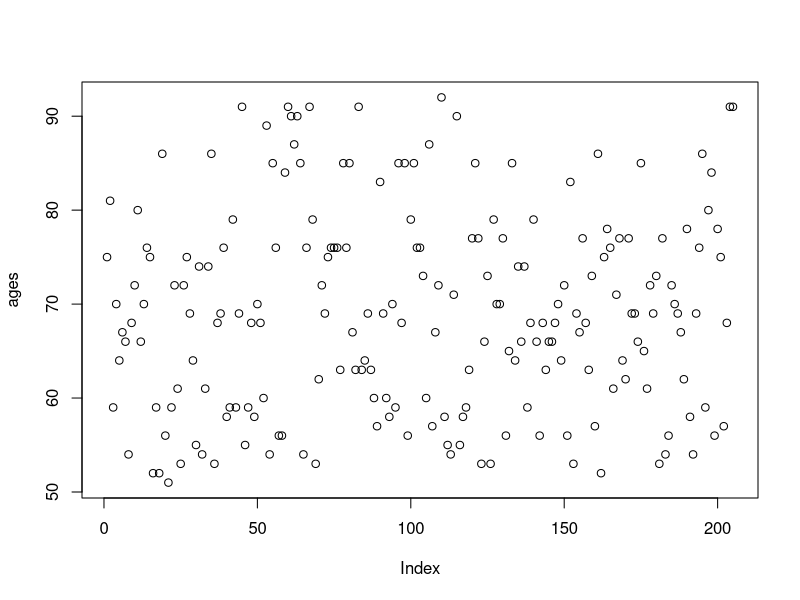
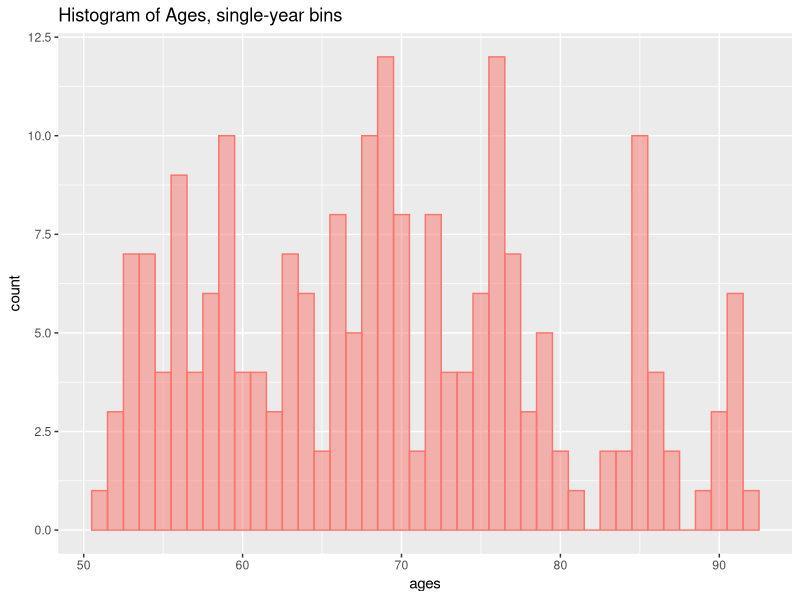
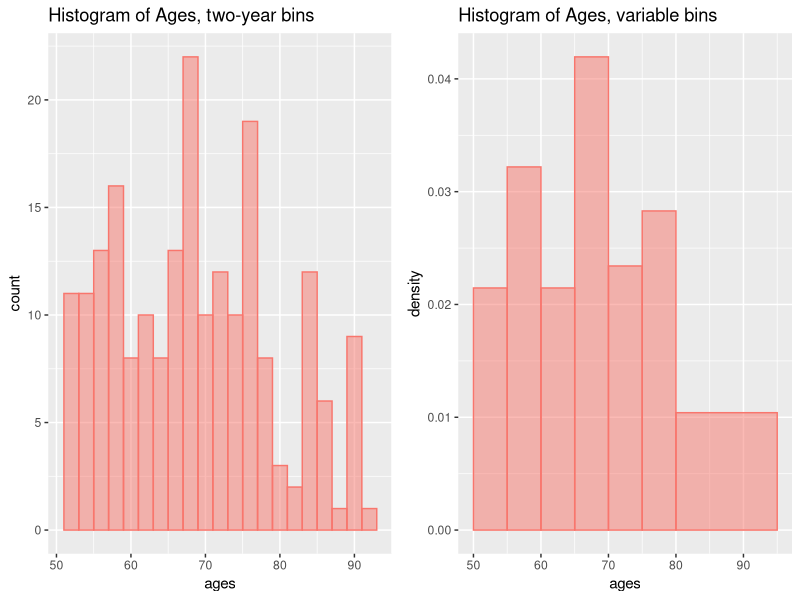
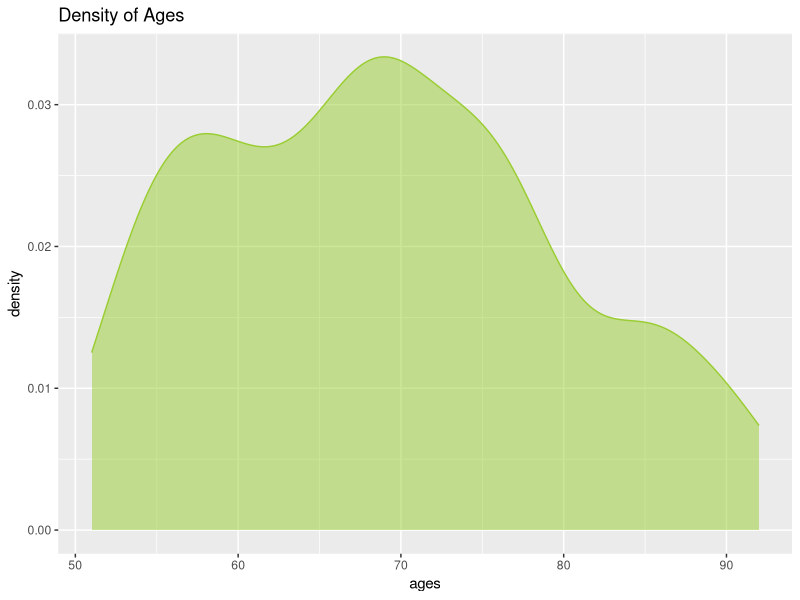
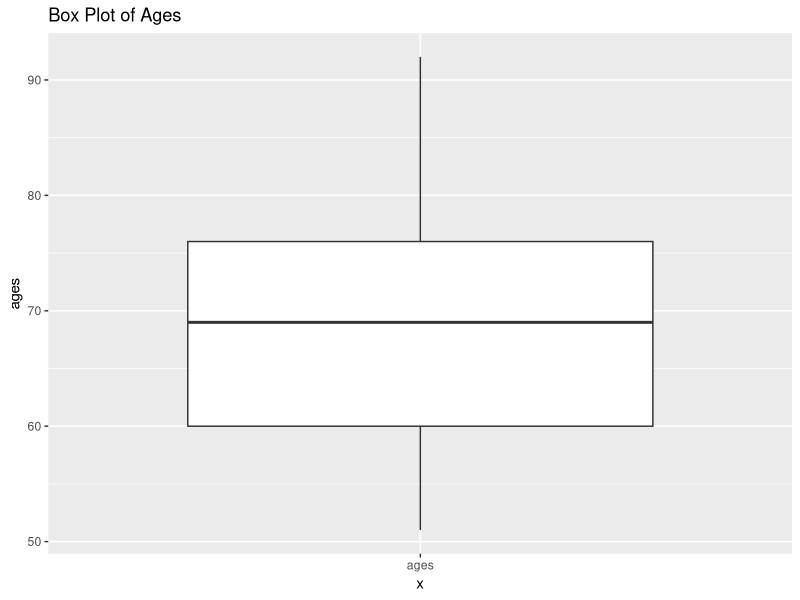
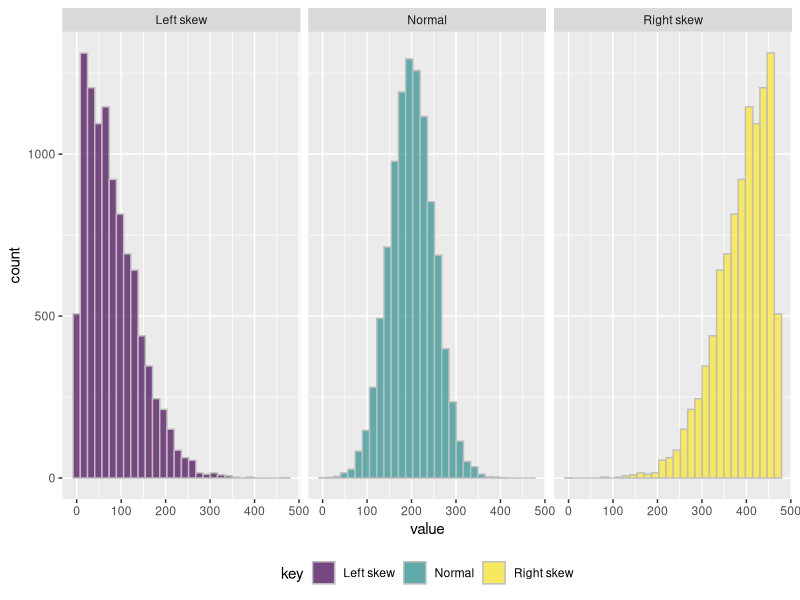
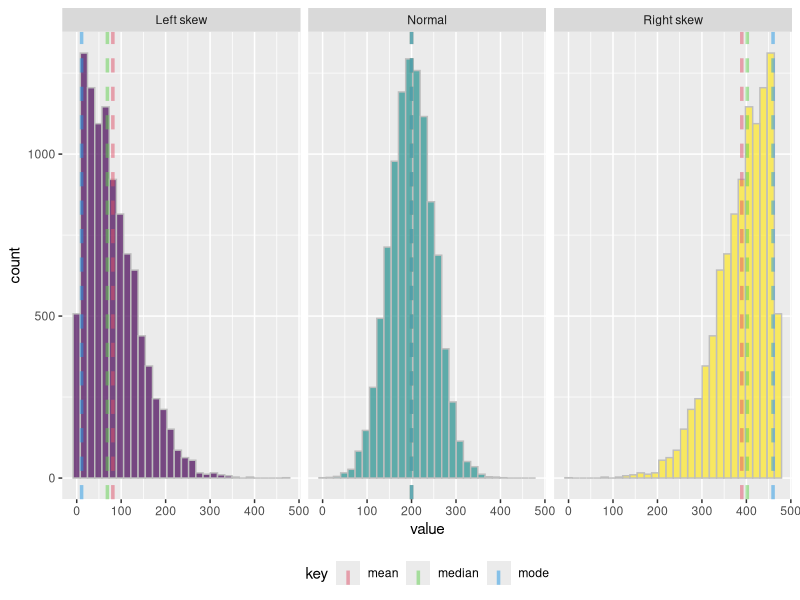

Write the R code that produced these figures, in order.
## ---- chunk 1
options(htmltools.dir.version = FALSE)
knitr::opts_chunk$set(fig.align = "center", 
                      dev.args = list(png = list(type = "cairo")), fig.retina=3) 
## ---- chunk 2
ages<-c(75,81,59,70,64,67,66,54,68,72,80,66,70,76,75,52,59,52,86,56,51,59,72,61,53,72,75,69,64,55,74,54,61,74,86,53,68,69,76,58,59,79,59,69,91,55,59,68,58,70,68,60,89,54,85,76,56,56,84,91,90,87,90,85,54,76,91,79,53,62,72,69,75,76,76,76,63,85,76,85,67,63,91,63,64,69,63,60,57,83,69,60,58,70,59,85,68,85,56,79,85,76,76,73,60,87,57,67,72,92,58,55,54,71,90,55,58, 59,63,77,85,77,53,66,73,53,79,70,70,77,56,65,85,64,74,66,74,59,68,79,66,56,68,63,66,66,68,70,64,72,56,83,53,69,67,77,68,63,73,57,86,52,75,78,76,61,71,77,64,62,77,69,69,66,85,65,61,72,69,73,53,77,54,56,72,70,69,67,62,78,58,54,69,76,86,59,80,84,56,78,75,57,68,91,91)

ages
## ---- chunk 3
plot(ages)

## ---- chunk 4
library(ggplot2)
ggplot(as.data.frame(ages), aes(x=ages)) +
  geom_histogram(col="#F8766D", 
                 fill="#F8766D", alpha=0.5, binwidth = 1)+
  labs(title='Histogram of Ages, single-year bins')

## ---- chunk 5
library(gridExtra)
grid.arrange(

  ggplot(as.data.frame(ages), aes(x=ages)) +
  geom_histogram( col="#F8766D", fill="#F8766D", alpha=0.5, binwidth = 2)+
  labs(title='Histogram of Ages, two-year bins')
,
ggplot(as.data.frame(ages), aes(x=ages)) +
  geom_histogram(aes(y=..density..), col="#F8766D", fill="#F8766D", alpha=0.5, breaks =c(50, 55,60,65,70,75,80,95) )+
  labs(title='Histogram of Ages, variable bins')
, 

ncol=2)

## ---- chunk 6
ggplot(as.data.frame(ages), aes(x=ages)) +
  geom_density( col="yellowgreen", 
                fill="yellowgreen", alpha=0.5)+
  labs(title='Density of Ages')

## ---- chunk 7
ggplot(as.data.frame(ages), 
       aes(y=ages, x="ages", group ="ages"))+
  geom_boxplot()+
  labs(title='Box Plot of Ages')

## ---- chunk 8

library(sn)
skew<-data.frame(
  index=seq(10000),
  l=round(as.numeric(rsn(10000, xi=0, omega=100, alpha=200)),0)
)

#didn't know how to do skewed distribution easily, so fudged it with this.  Using skewed normal distribution then correction for <0,
#by adding the minimum value (made positive) to all.  Then generate right skew version by reversing (max - value)
skew$l<-skew$l + abs(min(skew$l))
skew$n<-rnorm(10000, 200, 50)
skew$r<-max(skew$l) - skew$l

#rearrange data into long "tidy" format for plotting. This uses the 'tidyr' function form the 'tidyverse.'
#Tidyverse is a modern set of R functions for doing most common things like data manipluation, plotting etc. Easier than base R.
#This function will give and index column, a key column that will contain l, or r, and a value.
library(dplyr)
library(tidyr)
skew_t<-gather(skew, "key", "value", -index)
skew_t$key<-as.factor(skew_t$key)
levels(skew_t$key) <- c("Left skew", "Normal", "Right skew")


#ggplot, using 'facet' to split into two plots according to 'key'
s<-ggplot(skew_t, aes(x=value, col=key, fill=key))+
  geom_histogram(alpha=0.7, col="grey")+
  scale_fill_viridis_d()+
  scale_color_viridis_d()+
  facet_grid(~key)+
  theme(legend.position = "bottom")

s
## ---- chunk 9

###Add summary statistics.  R doesn't have a 'mode' function so here's a used defined one:
getmode <- function(x){
  ux <- unique(x)
  ux[which.max(tabulate(match(x, ux)))]

}


#Add pre-calculated lines for mean, median and mode.
s<-s+
  geom_vline(aes(xintercept = value, col="mean"), alpha=0.5, size=1.2, linetype=2, data=data.frame(key=rbind("Left skew", "Normal", "Right skew"),value=rbind(l=mean(skew$l),n=mean(200), r=mean(skew$r))))+
  geom_vline(aes(xintercept = value, col="median"), alpha=0.5, size=1.2, linetype=2,data=data.frame(key=rbind("Left skew", "Normal", "Right skew"),value=rbind(l=median(skew$l),n=median(200),r=median(skew$r))))+
  geom_vline(aes(xintercept = value, col="mode"), alpha=0.5, size=1.2, linetype=2, data=data.frame(key=rbind("Left skew", "Normal", "Right skew"),value=rbind(l=getmode(skew$l),n=getmode(200),r=getmode(skew$r))))+
  scale_colour_manual(values=c("mean" = "2", "median" = "3","mode" ="4"), limits=c("mean","median","mode"))+
  guides(fill=FALSE)

  
s
